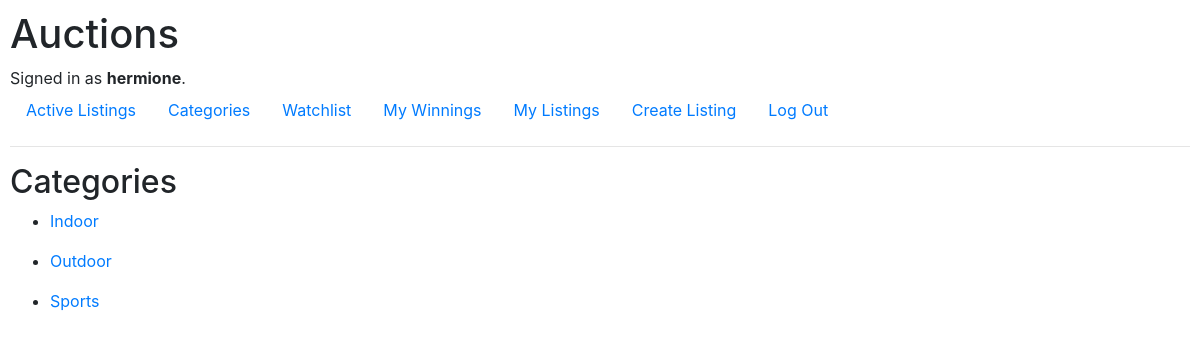
/categories/ (signed in), run on the app's committed database.
### auctions/models.py (models this page shows)
class User(AbstractUser):
    pass

class Category(models.Model):
    name = models.CharField(max_length=200, null=True)
    def __str__(self):
	    return self.name

### auctions/views.py (the view)
# urls.py: path("categories/", views.category, name="category"),
def category(request):
    categories = Category.objects.all()
    context = {
        'categories': categories
    }
    return render(request, "auctions/categories.html", context)

### auctions/templates/auctions/categories.html
{% extends "auctions/layout.html" %}
{% load static %}
{% block body %}
<h2 id="active">Categories</h2>
    {% for category in categories %}
        <ul id="category">
            <li><a href="{% url 'category-listings' category.id %}">{{ category }}</a></li>
        </ul>
    {% endfor %}
{% endblock %}

### auctions/templates/auctions/layout.html (shortened to what this page needs)
{% load static %}
<!DOCTYPE html>
<html lang="en">
    <head>
        <link rel="stylesheet" href="https://stackpath.bootstrapcdn.com/bootstrap/4.4.1/css/bootstrap.min.css">
        <link href="{% static 'auctions/styles.css' %}" rel="stylesheet">
    </head>
    <body>
        <h1>Auctions</h1>
        <div>
            {% if user.is_authenticated %}
                Signed in as <strong>{{ user.username }}</strong>.
            {% else %}
                Not signed in.
            {% endif %}
        </div>
        <ul class="nav">
            <li class="nav-item">
                <a class="nav-link" href="{% url 'index' %}">Active Listings</a>
            </li>
            {% if user.is_authenticated %}
                <li class="nav-item">
                    <a class="nav-link" href="{% url 'category' %}">Categories</a>
                </li>
                <li class="nav-item">
                    <a class="nav-link" href="{% url 'watchlist' request.user.id %}">Watchlist</a>
                </li>
                <li class="nav-item">
                    <a class="nav-link" href="{% url 'winnings' request.user.id %}">My Winnings</a>
                </li>
                <li class="nav-item">
                    <a class="nav-link" href="{% url 'listing-user' request.user.id %}">My Listings</a>
                </li>
                <li class="nav-item">
                    <a class="nav-link" href="{% url 'listing-create' %}">Create Listing</a>
                </li>
                <li class="nav-item">
                    <a class="nav-link" href="{% url 'logout' %}">Log Out</a>
                </li>
            {% endif %}
        </ul>
        <hr>
        {% block body %}
        {% endblock %}
    </body>
</html>

### auctions/static/auctions/styles.css (style rules this page uses)
body { padding: 10px; }

### data on the page
User: username "hermione"
Category: name "Indoor"
Category: name "Outdoor"
Category: name "Sports"
